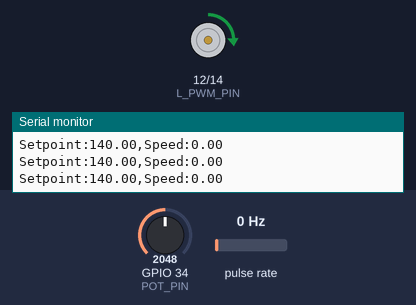
This sketch was run on a simulated ESP32. Parts: motor-driver pin pairs drawn as motors (green arrow = first pin HIGH = forward, orange = second pin HIGH = backward, longer = more drive), the last lines printed to the serial monitor. Wiring (inferred from the names in the program): pulse sensor: data GPIO 13. Inputs (shaded band) come from the test bench; at power-on: pulse rate 0 Hz, GPIO 34 (POT_PIN) = 2048 (analog values on the 0–4095 scale).

Above: at 1.2 s.
1.3 s: pulse rate (sensor on GPIO 13) set to 100 Hz
At 3.53 s:
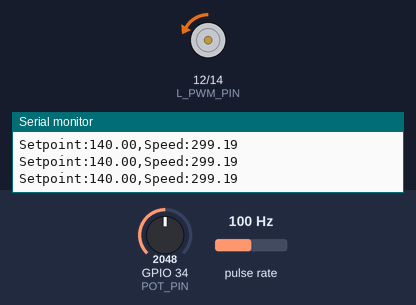
4.3 s: GPIO 34 (POT_PIN) set to 1440
At 5.28 s:
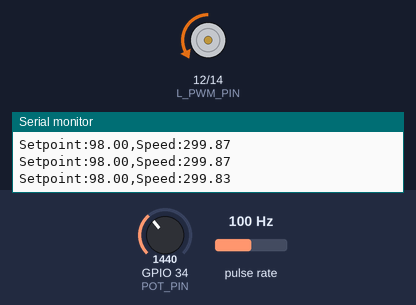
7.3 s: GPIO 34 (POT_PIN) set to 1326
At 7.69 s:
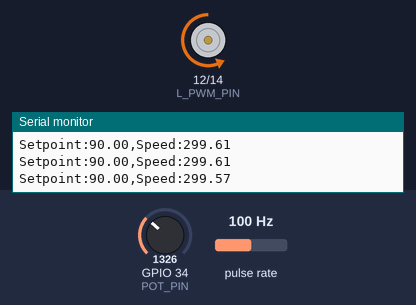
10.3 s: GPIO 34 (POT_PIN) set to 3603
12.2 s: pulse rate (sensor on GPIO 13) set to 4 Hz
Timing chart, 0 to 22.1 s (numbered marks = the images above; inputs shaded):
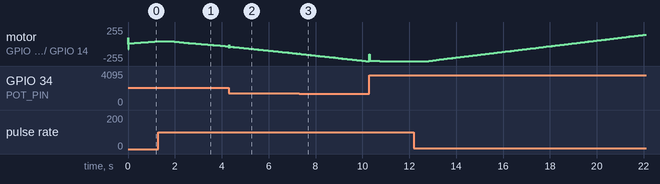

The sketch:

motor-dc-pid-esp32-speed.ino
```cpp
#define ENCODER_PIN 13
#define POT_PIN 34
#define L_PWM_PIN 12
#define R_PWM_PIN 14
#define H_BRIDGE_FREQUENCY 5000
#define H_BRIDGE_RESOLUTION 12
#define PULSES_PER_REV 20.0
#define UPDATE_INTERVAL_US 10000
#define NUM_SAMPLES 100
#define SETPOINT_MAX_VALUE 280.0

volatile unsigned long pulseCount = 0;
unsigned long pulseCountPrev = 0;
unsigned long previousTime = 0;
float RPM = 0;
float speedBuffer[NUM_SAMPLES] = {};
int bufferIndex = 0;

// PID parameters
float Kp = 1;
float Ki = 3;
float Kd = 0.1;
float integral = 0.0;
float previousError = 0.0;
float penultimateError = 0.0;

void IRAM_ATTR handleEncoder() {
  pulseCount++;
}

void controlMotor(int value) {
  value = constrain(value, -4095, 4095);
  if (value > 0) {
    ledcWrite(L_PWM_PIN, value);
    ledcWrite(R_PWM_PIN, 0);
  } else {
    value = -value;
    ledcWrite(L_PWM_PIN, 0);
    ledcWrite(R_PWM_PIN, value);
  }
}

int getPotRead() {
  return analogRead(POT_PIN);
}

void setup() {
  Serial.begin(115200);

  // Setup potentiometer
  pinMode(POT_PIN, INPUT);
  analogReadResolution(12);
  analogSetPinAttenuation(POT_PIN, ADC_11db);

  // Setup encoder
  pinMode(ENCODER_PIN, INPUT_PULLUP);
  attachInterrupt(digitalPinToInterrupt(ENCODER_PIN), handleEncoder, RISING);

  // Setup motor control
  ledcAttach(L_PWM_PIN, H_BRIDGE_FREQUENCY, H_BRIDGE_RESOLUTION);
  ledcAttach(R_PWM_PIN, H_BRIDGE_FREQUENCY, H_BRIDGE_RESOLUTION);

  // Start motor stopped
  controlMotor(0);
}

void loop() {
  unsigned long currentTime = micros();
  if (currentTime - previousTime >= UPDATE_INTERVAL_US) {

    // Get current pulse count
    noInterrupts();
    unsigned long currentPulseCount = pulseCount;
    interrupts();

    // Get pot analog read value to set RPM set point
    int potValue = getPotRead();
    float setpointRPM = map(potValue, 0, 4095, 0.0, SETPOINT_MAX_VALUE);

    // Calculate speed RPM
    unsigned long pulses = currentPulseCount - pulseCountPrev;
    float elapsedTime = (currentTime - previousTime) / 1e6;
    float currentRPM = (pulses * 60.0 / PULSES_PER_REV) / elapsedTime;

    // Filter
    speedBuffer[bufferIndex] = currentRPM;
    bufferIndex = (bufferIndex + 1) % NUM_SAMPLES;
    RPM = 0.0;
    for (int i = 0; i < NUM_SAMPLES; i++) {
      RPM += speedBuffer[i];
    }
    RPM /= NUM_SAMPLES;

    // PID control
    float error = setpointRPM - RPM;

    float P = Kp * error;
    integral += error * (UPDATE_INTERVAL_US / 1e6);
    float I = Ki * integral;

    float D = Kd * (error - 2 * previousError + penultimateError) / (UPDATE_INTERVAL_US / 1e6);
    float output = P + I + D;

    penultimateError = previousError;
    previousError = error;

    // Control motor with PID output
    int pwmValue = (int)output;
    controlMotor(pwmValue);

    Serial.print("Setpoint:");
    Serial.print(setpointRPM);
    Serial.print(",");
    Serial.print("Speed:");
    Serial.print(RPM);
    Serial.println();

    // Update previous variables
    previousTime = currentTime;
    pulseCountPrev = currentPulseCount;
  }
}
```

Measured:
- the behaviour switches between 1390 and 1389 on GPIO 34 (POT_PIN) (found by bisection; images 2 and 3)
